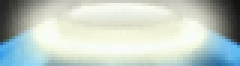
#> input picture hammercenter.png, 80 x 22 px (shown 3 times larger)
$ python find_lines.py hammercenter.png
#> lines starting #> are read from the running program, lines starting #| are printed output that depends on the picture
"""
@file hough_lines.py
@brief This program demonstrates line finding with the Hough transform
"""
import sys
import math
import cv2 as cv
import numpy as np

# color ranges of targets
color_ranges = [
    [np.array([54,127,63]), np.array([64,255,198])],    # green
    [np.array([-4,127,77]), np.array([4,255,190])],     # red
    [np.array([26,127,77]), np.array([36,255,190])],    # yellow
    [np.array([102,127,77]), np.array([109,255,190])],  # blue
    [np.array([14,127,68]), np.array([20,255,198])]     # orange
]

def main(argv):

    default_file = 'sudoku.png'
    filename = argv[0] if len(argv) > 0 else default_file
    # Loads an image
    im_bgr = cv.imread(cv.samples.findFile(filename))
#> im_bgr is the input picture: shape (22, 80, 3); mean B, G, R 197.4, 204.1, 191.6
    dimensions = im_bgr.shape
#> dimensions = (22, 80, 3)

    # Check if image is loaded fine
    if im_bgr is None:
        print ('Error opening image!')
        print ('Usage: hough_lines.py [image_name -- default ' + default_file + '] \n')
        return -1

    im_gray = cv.cvtColor(im_bgr, cv.COLOR_BGR2GRAY)
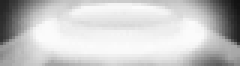
#> im_gray: shape (22, 80) (shown 3 times larger); min 17, max 251, mean 199.6
    im_hsv = cv.cvtColor(im_bgr, cv.COLOR_BGR2HSV)
#> im_hsv: shape (22, 80, 3); mean H, S, V 48.4, 31.3, 208.7

    dst = cv.Canny(im_gray, 125, 150, None, 3)
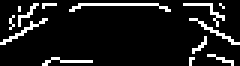
#> dst: shape (22, 80) (shown 3 times larger); 10.2% white in thin lines or dots

    # Copy edges to the images that will display the results in BGR
    cdstP = cv.cvtColor(dst, cv.COLOR_GRAY2BGR)
#> cdstP: shape (22, 80, 3); 10.2% white in thin lines or dots

    linesP = cv.HoughLinesP(dst, 1, np.pi / 180, 60, None, 100, 10)
#> linesP = None
    # throw out horizontal lines
#> (the run stopped early here; a loop or call above may not have finished)
